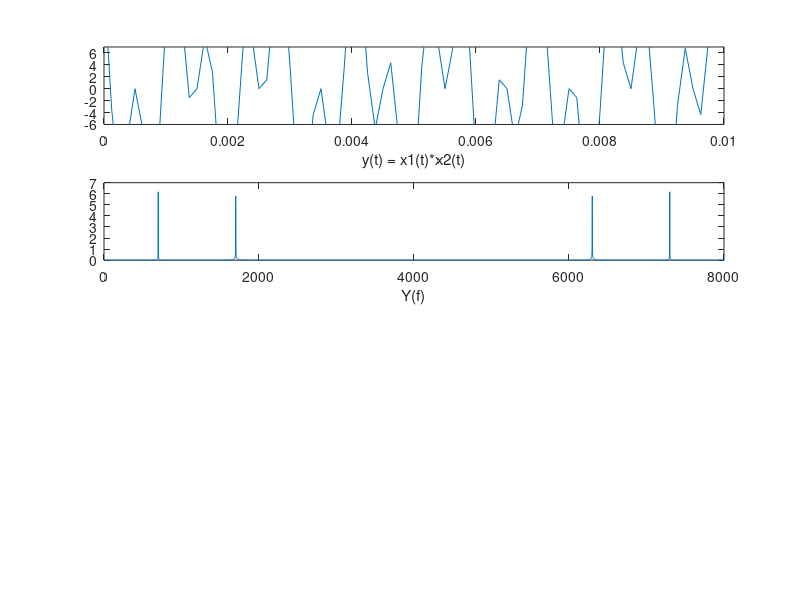

MATLAB code for this plot:
clear all;                              %a
close all;
t = 0:(1/8000):0.5;
x1 = 5*cos(2*pi*500*t);
x2 = 5*cos(2*pi*1200*t + 0.25*pi);
%figure;
%subplot(4,1,1);
%plot(t,x1);
%xlabel('x1(t) = 5*cos(2*pi*500t)');
axis([0 0.01 -6 6]);
%%figure;
%subplot(4,1,2);
%plot(t,x2);
xlabel('x2(t) = 5*cos(2*pi*1200t + 0.25*pi)');
axis([0 0.01 -6 6]);
x1max = max(x1);
x2max = max(x2);
x1rms = sqrt(mean(x1.*x1));
x2rms = sqrt(mean(x2.*x2));             %a
%----------------------------------------------------
y= x1.*x2;                              %b
subplot(4,1,1);
plot(t,y);
xlabel('y(t) = x1(t)*x2(t)');
axis([0 0.01 -6 7]);
ymax = max(y);                          %b
%----------------------------------------------------
Ak = abs(fft(y))/length(y);             %c  to draw spectrum
fs = 8000;
k = 0:1:length(y)-1;            % the k is the index of frequency
f = k*fs/length(y);             %to convert into Hz
subplot(4,1,2);
plot(f,Ak);                             %c
xlabel('Y(f)');
%----------------------------------------------------
pause                                   %d
sound(x1/max(abs(x1)),8000);
pause
sound(x2/max(abs(x2)),8000);
pause
sound(y/max(abs(y)),8000);              %d  press enter to play the sound
%----------------------------------------------------

